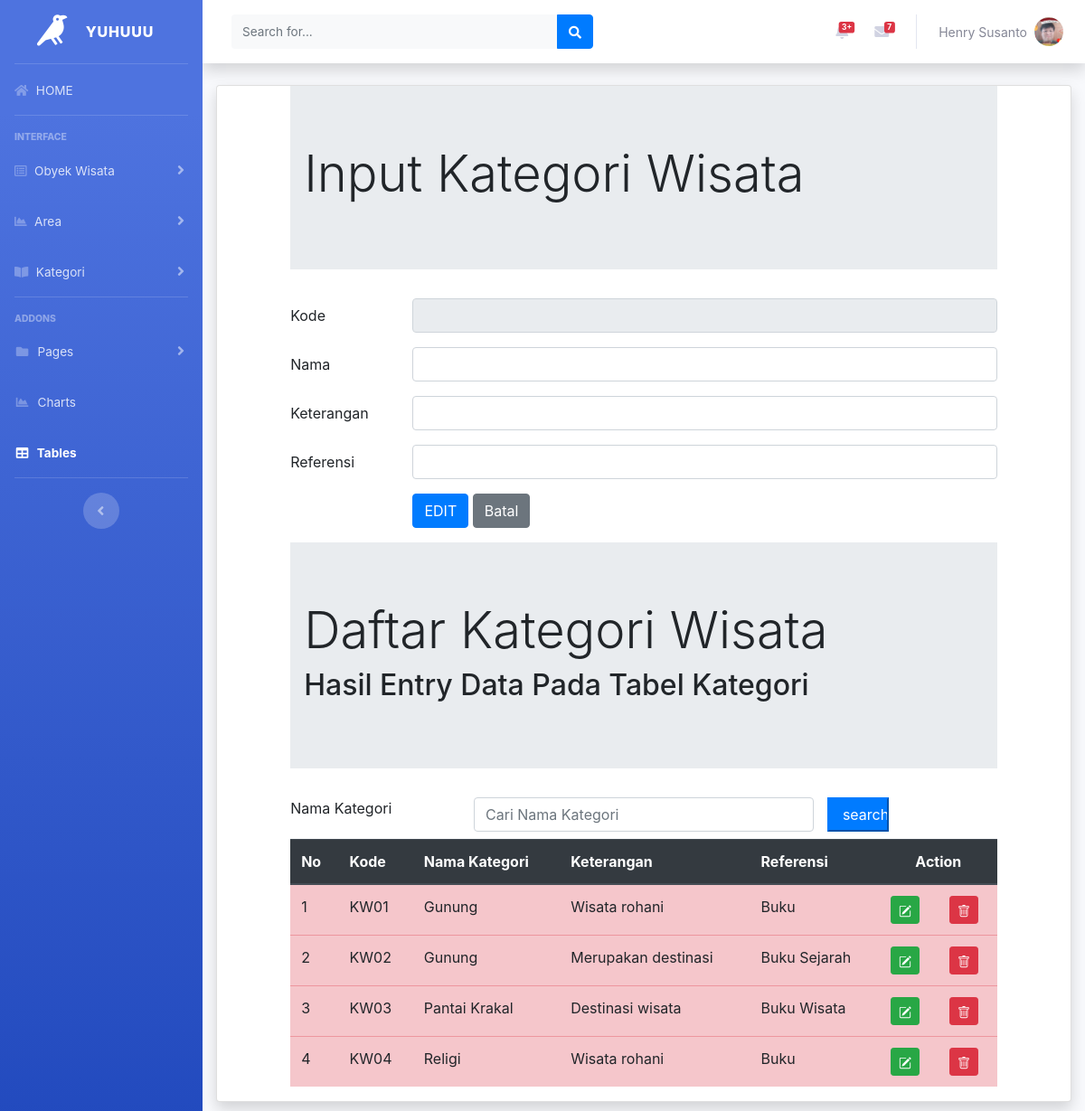
Page /inputedit.php on the committed database.
### tables this page shows
CREATE TABLE `kategori` (
  `kategoriID` char(4) NOT NULL,
  `kategorinama` char(30) NOT NULL,
  `kategoriketerangan` varchar(255) NOT NULL,
  `kategorireferensi` char(30) NOT NULL
);

### inputedit.php (the view, shortened to what this page needs)
<!DOCTYPE html>
<?php include"header.php";?>
<div class="container-fluid">
<div class="card shadow mb-4">
<?php
  include "includes/config.php";
    ?> <h1>Anda harus mengisi data </h1> <?php
  $kategoricode = $_GET ["ubah"];
  $editkategori = mysqli_query($connection,"SELECT * FROM kategori
    WHERE kategoriID = '$kategoricode'");
  $rowedit = mysqli_fetch_array($editkategori);
?>
<html lang="en">
<head>
  <link rel="stylesheet" href="css/bootstrap.min.css">
</head>
<div class="row">
<div class="col-sm-1">
 </div>
 <div class="col-sm-10">
    <div class="jumbotron jumbotron-fluid">
        <div class="container">
          <h1 class="display-4">Input Kategori Wisata </h1>
        </div>
      </div>
 <form method="POST">
  <div class="form-group row">
    <label for="kodekategori" class="col-sm-2 col-form-label">Kode</label>
    <div class="col-sm-10">
      <input type="Text" class="form-control" id="kodekategori" name= "inputkode" value="<?php echo $rowedit["kategoriID"]?>" readonly>
    </div>
  </div>
  <div class="form-group row">
    <label for="namakategori" class="col-sm-2 col-form-label">Nama</label>
    <div class="col-sm-10">
      <input type="Text" class="form-control" id="namakategori" name ="inputnama"   value="<?php echo $rowedit["kategorinama"]?>">
    </div>
  </div>
  <div class="form-group row">
    <label for="ketkategori" class="col-sm-2 col-form-label">Keterangan </label>
    <div class="col-sm-10">
      <input type="Text" class="form-control" id="ketkategori" name = "inputket" value="<?php echo $rowedit["kategoriketerangan"]?>">
    </div>
  </div>
  <div class="form-group row">
    <label for="refkategori" class="col-sm-2 col-form-label">Referensi </label>
    <div class="col-sm-10">
      <input type="Text" class="form-control" id="refkategori" name ="inputref" value="<?php echo $rowedit["kategorireferensi"]?>">
    </div>
  </div>
 <div class="form-group row">
    <div class="col-sm-2">
    </div>
    <div class="col-sm-10">
    <input type="submit" class="btn btn-primary" value="EDIT" name="EDIT">
    <input type="reset" class="btn btn-secondary" value="Batal" name="Batal" >
  </div>
</div>
</form>
 </div>
<div class="col-sm-1">
 </div>
</div>
  <div class="row">
    <div class="col-sm-1"></div>
    <div class="col-sm-10">
      <div class="jumbotron jumbotron-fluid">
        <div class="container">
          <h1 class="display-4">Daftar Kategori Wisata </h1>
          <h2> Hasil Entry Data Pada Tabel Kategori </h2>
        </div>
      </div>
  <form method="POST">
    <div class="form-group row mb-2">
      <label for="search" class="col-sm-3 ">Nama Kategori</label>
      <div class="col-sm-6">
        <input type="text" name="search" class="form-control" id="search" value="<?php if(isset($_POST['search'])) {echo $_POST['search'];}?>" placeholder="Cari Nama Kategori">
      </div>
      <input type="submit" name="kirim" class="col-sm-1 btn-primary" value="search">
    </div>
  </form>
     <table class="table table-hover table-danger ">
      <thead class="thead-dark">
        <tr>
          <th>No</th>
          <th>Kode</th>
          <th>Nama Kategori</th>
          <th>Keterangan</th>
          <th>Referensi</th>
           <th colspan="2" style="text-align: center;">Action</th>
        </tr>
      </thead>
     <tbody>
  <?php
  if(isset($_POST["kirim"]))
  {
    $search = $_POST['search'];
    $query = mysqli_query($connection,"select * from kategori
      where kategorinama like'%".$search."%'
        or kategoriketerangan like'%".$search."%'
        or kategorireferensi like'%".$search."%'
      ");
  }else
  {
  $query = mysqli_query($connection, "select * from kategori ");}
  $nomor = 1;
  while ($row = mysqli_fetch_array($query))
    {?>
      <tr>
        <td><?php echo $nomor; ?></td>
        <td><?php echo $row['kategoriID']; ?></td>
        <td><?php echo $row['kategorinama']; ?></td>
        <td><?php echo $row['kategoriketerangan']; ?></td>
        <td><?php echo $row['kategorireferensi']; ?></td>
     <td>
      <a href="inputedit.php?ubah=<?php echo $row["kategoriID"]?>"
        class = "btn btn-success btn-sm" title ="EDIT">
    </a>
    </td>
      <td>
         <a href="inputhapus.php?hapus=<?php echo $row["kategoriID"]?>"
        class = "btn btn-danger btn-sm" title="DELETE">
  </a>
      </td>
      </tr>
     <?php $nomor = $nomor+ 1; ?>
    <?php } ?>
  </tbody>
     </table>
    </div>
    <div class="col-sm-1"></div>
  </div>
</div>
</div>
</html>

### rows in the picture
kategori: kategoriID "KW01", kategorinama "Gunung", kategoriketerangan "Wisata rohani", kategorireferensi "Buku"
kategori: kategoriID "KW02", kategorinama "Gunung", kategoriketerangan "Merupakan destinasi", kategorireferensi "Buku Sejarah"
kategori: kategoriID "KW03", kategorinama "Pantai Krakal", kategoriketerangan "Destinasi wisata", kategorireferensi "Buku Wisata"
kategori: kategoriID "KW04", kategorinama "Religi", kategoriketerangan "Wisata rohani", kategorireferensi "Buku"
